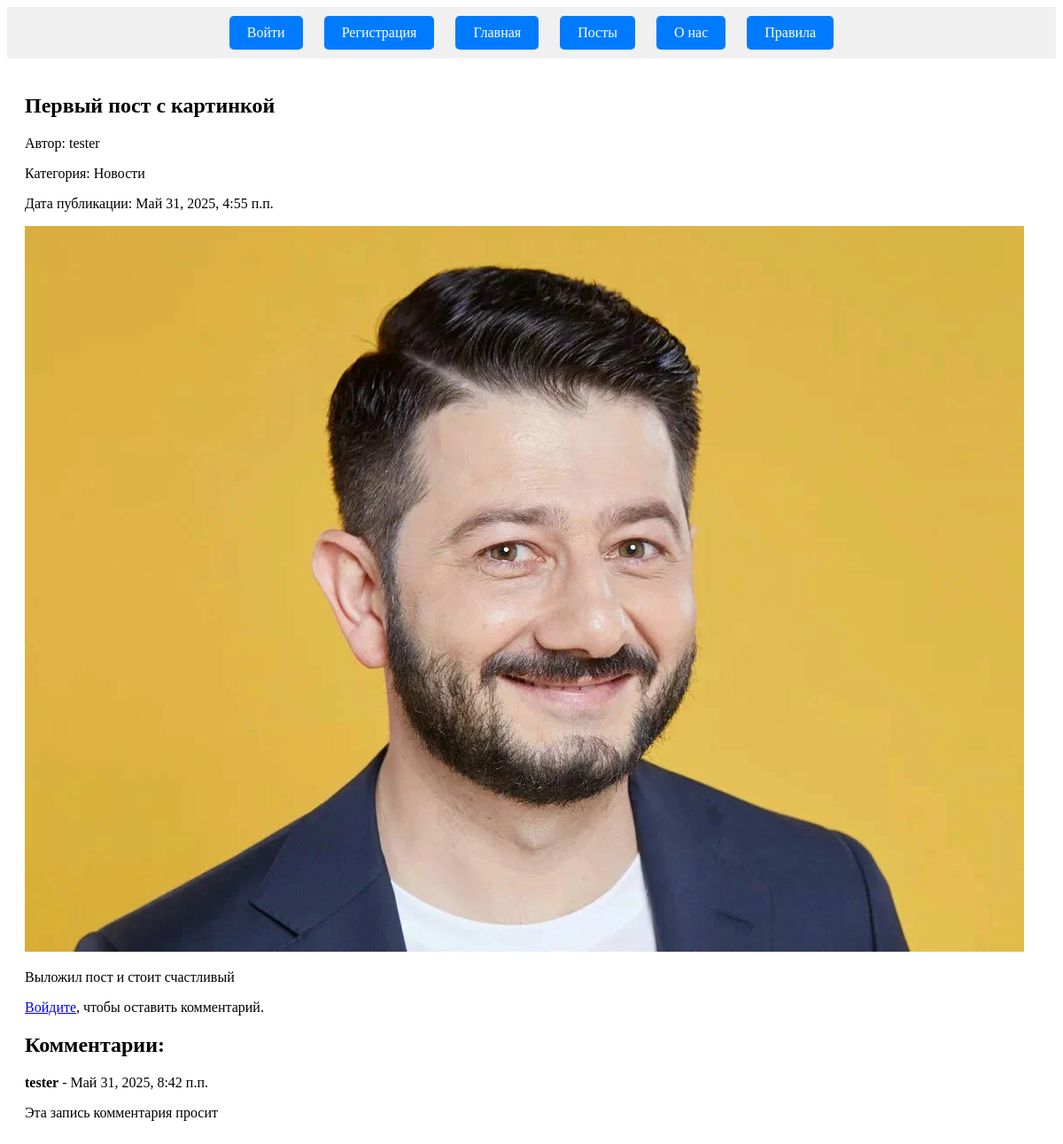
The app's page /posts/4/ with its own data.
### blog/models.py (models this page shows, shortened)
class Post(models.Model):
    author = models.ForeignKey(
        User,
        on_delete=models.CASCADE,
        verbose_name="Автор публикации"
    )
    title = models.CharField(max_length=256, verbose_name="Заголовок")
    content = models.TextField(verbose_name="Текст")
    category = models.ForeignKey(Category, on_delete=models.SET_NULL, null=True, blank=True, verbose_name="Категория")
    location = models.ForeignKey(Location, on_delete=models.SET_NULL, null=True, blank=True, verbose_name="Местоположение")
    image = models.ImageField(upload_to='images_post/', blank=True, null=True, verbose_name="Изображение")
    published_date = models.DateTimeField(null=True, blank=True, verbose_name="Дата и время публикации", help_text="Если установить дату и время в будущем — можно делать отложенные публикации.")
    is_published = models.BooleanField(default=False, verbose_name="Опубликовано", help_text="Снимите галочку, чтобы скрыть публикацию.")
    views_count = models.PositiveIntegerField(default=0, verbose_name="Количество просмотров")
    slug = models.SlugField(unique=True, blank=True, verbose_name="Идентификатор", help_text="Идентификатор страницы для URL; разрешены символы латиницы, цифры, дефис и подчёркивание.")
    created_at = models.DateTimeField(auto_now_add=True, verbose_name="Добавлено")
    updated_at = models.DateTimeField(auto_now=True, verbose_name="Обновлено")
    class Meta:
        verbose_name = "Публикация"
        verbose_name_plural = "Публикации"

class Category(models.Model):
    title = models.CharField(max_length=256, verbose_name="Заголовок")
    description = models.TextField(verbose_name="Описание")
    slug = models.SlugField(unique=True, blank=True, verbose_name="Идентификатор")  # Auto generate
    is_published = models.BooleanField(default=True, verbose_name="Опубликовано")
    created_at = models.DateTimeField(auto_now_add=True, verbose_name="Добавлено")
    class Meta:
        verbose_name = "Категория"
        verbose_name_plural = "Категории"

class Comment(models.Model):
    post = models.ForeignKey(Post, on_delete=models.CASCADE, related_name='comments')
    author = models.ForeignKey(User, on_delete=models.CASCADE)
    content = models.TextField()
    created_date = models.DateTimeField(auto_now_add=True)
    updated_date = models.DateTimeField(auto_now=True)
    class Meta:
        ordering = ['created_date']

### blog/views.py (the view)
# urls.py: path('posts/<int:pk>/', views.post_detail, name='post_detail'),
def post_detail(request, pk):
    post = get_object_or_404(Post, pk=pk)
    comment_form = CommentForm()
    return render(request, 'post_detail.html', {'post': post, 'comment_form': comment_form})

### templates/post_detail.html (shortened to what this page needs)
{% extends 'base.html' %}
{% block content %}
    <h2>{{ post.title }}</h2>
    <p>Автор: {{ post.author.username }}</p>
    <p>Категория: {{ post.category.title }}</p>
    <p>Дата публикации: {{ post.published_date }}</p>
    {% if post.image %}
        <img src="{{ post.image.url }}" style="max-width: 100%; height: auto;">
    {% endif %}
    <p>{{ post.content }}</p>
    {% if confirm_delete %}
        <p>Вы уверены, что хотите удалить эту публикацию?</p>
        <form method="post">
            {% csrf_token %}
            <button type="submit">Удалить</button>
            <a href="{% url 'blog:post_detail' pk=post.pk %}">Отмена</a>
        </form>
    {% else %}
        {% if user.is_authenticated %}
            <h2>Добавить комментарий</h2>
            <form method="post" action="{% url 'blog:comment_add' post_id=post.pk %}">
                {% csrf_token %}
                {{ comment_form.as_p }}
                <button type="submit">Отправить комментарий</button>
            </form>
        {% else %}
            <p><a href="{% url 'login' %}">Войдите</a>, чтобы оставить комментарий.</p>
        {% endif %}
    {% endif %}
    <h2>Комментарии:</h2>
    {% for comment in post.comments.all %}
        <div class="comment">
            <p><strong>{{ comment.author.username }}</strong> - {{ comment.created_date }}</p>
            <p>{{ comment.content }}</p>
        </div>
    {% endfor %}
{% endblock %}

### records on screen
Post: title "Первый пост с картинкой", author.username "tester", category "Новости", published_date "Май 31, 2025, 4:55 п.п.", image (picture), content "Выложил пост и стоит счастливый"
Comment: author.username "tester", created_date "Май 31, 2025, 8:42 п.п.", content "Эта запись комментария просит"
